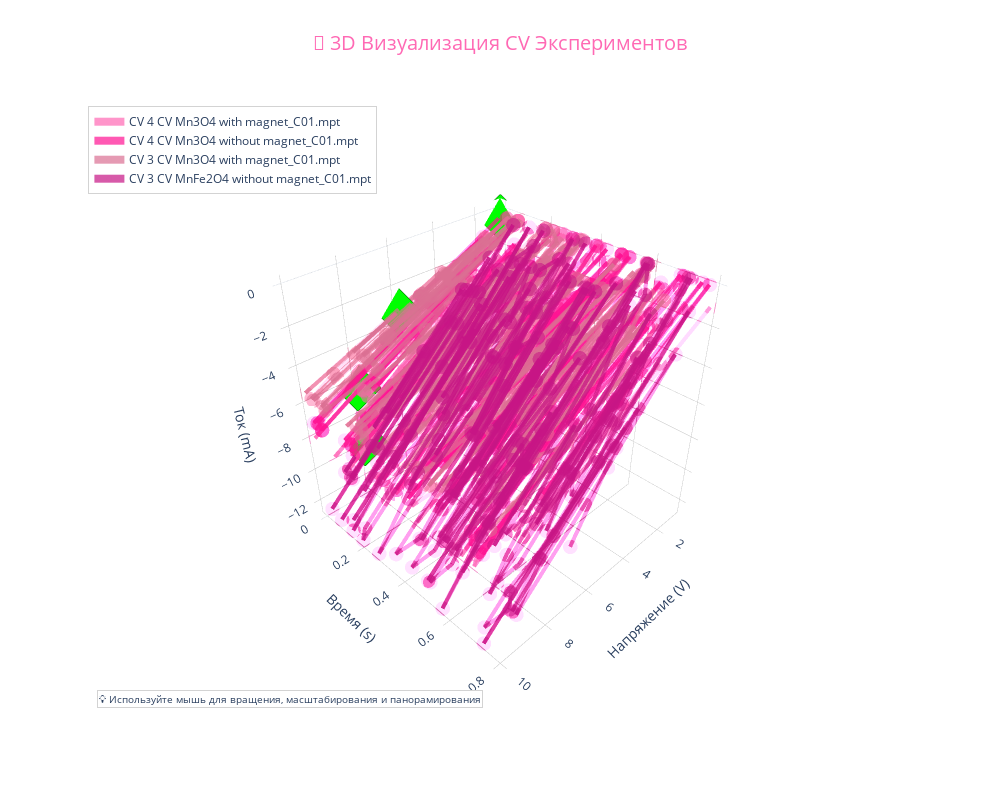

Here is the notebook cell this chart was saved with:
### Markdown cell above
Настройка layout

### Code cell
# 3. НАСТРОЙКА LAYOUT И ОТОБРАЖЕНИЕ
# Настраиваем layout 3D сцены
fig_3d.update_layout(
    title=dict(
        text='🌸 3D Визуализация CV Экспериментов',
        x=0.5,
        font=dict(size=20, color='#FF69B4')
    ),
    scene=dict(
        # Настройки осей - ИСПРАВЛЕННЫЙ СИНТАКСИС
        xaxis=dict(
            title=dict(text='Напряжение (V)', font=dict(size=14)),  # ✅ Правильно
            backgroundcolor='rgba(255,255,255,0.1)',
            gridcolor='lightgray',
            showbackground=True
        ),
        yaxis=dict(
            title=dict(text='Время (s)', font=dict(size=14)),      # ✅ Правильно
            backgroundcolor='rgba(255,255,255,0.1)',
            gridcolor='lightgray',
            showbackground=True
        ),
        zaxis=dict(
            title=dict(text='Ток (mA)', font=dict(size=14)),       # ✅ Правильно
            backgroundcolor='rgba(255,255,255,0.1)',
            gridcolor='lightgray',
            showbackground=True
        ),
        
        # Настройки камеры
        camera=dict(
            eye=dict(x=1.5, y=1.5, z=1.5),
            up=dict(x=0, y=0, z=1),
            center=dict(x=0, y=0, z=0)
        ),
        
        # Настройки освещения
        aspectmode='cube'
    ),
    
    # Настройки легенды
    legend=dict(
        yanchor="top",
        y=0.99,
        xanchor="left",
        x=0.01,
        bgcolor='rgba(255,255,255,0.8)',
        bordercolor='lightgray',
        borderwidth=1
    ),
    
    width=1000,
    height=800,
    template='plotly_white'
)

# Дополнительные аннотации
fig_3d.add_annotation(
    text="💡 Используйте мышь для вращения, масштабирования и панорамирования",
    xref="paper", yref="paper",
    x=0.02, y=0.02,
    showarrow=False,
    bgcolor="white",
    bordercolor="lightgray",
    borderwidth=1,
    font=dict(size=10)
)

print("🌸 Отображаем 3D визуализацию...")
fig_3d.show()

### Figure 1 — Plotly figure (JSON) as saved in the notebook; plotly's stock layout.template omitted (floating-point values rounded to 4 significant figures; data arrays with more than 128 entries replaced by an {"elided": "..."} marker saying what was removed)
{"data": [{"hovertemplate": "<b>Эксперимент:</b> 4 CV Mn3O4 with magnet_C01.mpt<br><b>Напряжение:</b> %{x:.3f} V<br><b>Время:</b> %{y:.1f} s<br><b>Ток:</b> %{z:.3f} mA<br><extra></extra>", "line": {"color": "#FF69B4", "width": 8}, "marker": {"color": "#FF69B4", "opacity": 0.8, "size": 5, "symbol": "circle"}, "mode": "lines+markers", "name": "CV 4 CV Mn3O4 with magnet_C01.mpt", "opacity": 0.7, "showlegend": true, "type": "scatter3d", "x": {"elided": "170 float values"}, "y": {"elided": "170 float values"}, "z": {"elided": "170 float values"}}, {"hovertemplate": "<b>🔰 СТАРТ</b><br>Напряжение: %{x:.3f} V<br>Время: %{y:.1f} s<br>Ток: %{z:.3f} mA<extra></extra>", "marker": {"color": "#00FF00", "line": {"color": "darkgreen", "width": 2}, "size": 12, "symbol": "diamond"}, "mode": "markers", "name": "Старт 4 CV Mn3O4 with magnet_C01.mpt", "showlegend": false, "type": "scatter3d", "x": [8], "y": [0], "z": [-6.31]}, {"hovertemplate": "<b>🏁 ФИНИШ</b><br>Напряжение: %{x:.3f} V<br>Время: %{y:.1f} s<br>Ток: %{z:.3f} mA<extra></extra>", "marker": {"color": "#FF0000", "line": {"color": "darkred", "width": 2}, "size": 12, "symbol": "x"}, "mode": "markers", "name": "Финиш 4 CV Mn3O4 with magnet_C01.mpt", "showlegend": false, "type": "scatter3d", "x": [null], "y": [null], "z": [null]}, {"hovertemplate": "<b>Эксперимент:</b> 4 CV Mn3O4 without magnet_C01.mpt<br><b>Напряжение:</b> %{x:.3f} V<br><b>Время:</b> %{y:.1f} s<br><b>Ток:</b> %{z:.3f} mA<br><extra></extra>", "line": {"color": "#FF1493", "width": 8}, "marker": {"color": "#FF1493", "opacity": 0.8, "size": 5, "symbol": "circle"}, "mode": "lines+markers", "name": "CV 4 CV Mn3O4 without magnet_C01.mpt", "opacity": 0.7, "showlegend": true, "type": "scatter3d", "x": {"elided": "177 float values"}, "y": {"elided": "177 float values"}, "z": {"elided": "177 float values"}}, {"hovertemplate": "<b>🔰 СТАРТ</b><br>Напряжение: %{x:.3f} V<br>Время: %{y:.1f} s<br>Ток: %{z:.3f} mA<extra></extra>", "marker": {"color": "#00FF00", "line": {"color": "darkgreen", "width": 2}, "size": 12, "symbol": "diamond"}, "mode": "markers", "name": "Старт 4 CV Mn3O4 without magnet_C01.mpt", "showlegend": false, "type": "scatter3d", "x": [1], "y": [0], "z": [-0.403]}, {"hovertemplate": "<b>🏁 ФИНИШ</b><br>Напряжение: %{x:.3f} V<br>Время: %{y:.1f} s<br>Ток: %{z:.3f} mA<extra></extra>", "marker": {"color": "#FF0000", "line": {"color": "darkred", "width": 2}, "size": 12, "symbol": "x"}, "mode": "markers", "name": "Финиш 4 CV Mn3O4 without magnet_C01.mpt", "showlegend": false, "type": "scatter3d", "x": [null], "y": [null], "z": [null]}, {"hovertemplate": "<b>Эксперимент:</b> 3 CV Mn3O4 with magnet_C01.mpt<br><b>Напряжение:</b> %{x:.3f} V<br><b>Время:</b> %{y:.1f} s<br><b>Ток:</b> %{z:.3f} mA<br><extra></extra>", "line": {"color": "#DB7093", "width": 8}, "marker": {"color": "#DB7093", "opacity": 0.8, "size": 5, "symbol": "circle"}, "mode": "lines+markers", "name": "CV 3 CV Mn3O4 with magnet_C01.mpt", "opacity": 0.7, "showlegend": true, "type": "scatter3d", "x": {"elided": "158 float values"}, "y": {"elided": "158 float values"}, "z": {"elided": "158 float values"}}, {"hovertemplate": "<b>🔰 СТАРТ</b><br>Напряжение: %{x:.3f} V<br>Время: %{y:.1f} s<br>Ток: %{z:.3f} mA<extra></extra>", "marker": {"color": "#00FF00", "line": {"color": "darkgreen", "width": 2}, "size": 12, "symbol": "diamond"}, "mode": "markers", "name": "Старт 3 CV Mn3O4 with magnet_C01.mpt", "showlegend": false, "type": "scatter3d", "x": [6], "y": [0], "z": [-3.19]}, {"hovertemplate": "<b>🏁 ФИНИШ</b><br>Напряжение: %{x:.3f} V<br>Время: %{y:.1f} s<br>Ток: %{z:.3f} mA<extra></extra>", "marker": {"color": "#FF0000", "line": {"color": "darkred", "width": 2}, "size": 12, "symbol": "x"}, "mode": "markers", "name": "Финиш 3 CV Mn3O4 with magnet_C01.mpt", "showlegend": false, "type": "scatter3d", "x": [null], "y": [null], "z": [null]}, {"hovertemplate": "<b>Эксперимент:</b> 3 CV MnFe2O4 without magnet_C01.mpt<br><b>Напряжение:</b> %{x:.3f} V<br><b>Время:</b> %{y:.1f} s<br><b>Ток:</b> %{z:.3f} mA<br><extra></extra>", "line": {"color": "#C71585", "width": 8}, "marker": {"color": "#C71585", "opacity": 0.8, "size": 5, "symbol": "circle"}, "mode": "lines+markers", "name": "CV 3 CV MnFe2O4 without magnet_C01.mpt", "opacity": 0.7, "showlegend": true, "type": "scatter3d", "x": {"elided": "172 float values"}, "y": {"elided": "172 float values"}, "z": {"elided": "172 float values"}}, {"hovertemplate": "<b>🔰 СТАРТ</b><br>Напряжение: %{x:.3f} V<br>Время: %{y:.1f} s<br>Ток: %{z:.3f} mA<extra></extra>", "marker": {"color": "#00FF00", "line": {"color": "darkgreen", "width": 2}, "size": 12, "symbol": "diamond"}, "mode": "markers", "name": "Старт 3 CV MnFe2O4 without magnet_C01.mpt", "showlegend": false, "type": "scatter3d", "x": [8], "y": [0], "z": [-9.65]}, {"hovertemplate": "<b>🏁 ФИНИШ</b><br>Напряжение: %{x:.3f} V<br>Время: %{y:.1f} s<br>Ток: %{z:.3f} mA<extra></extra>", "marker": {"color": "#FF0000", "line": {"color": "darkred", "width": 2}, "size": 12, "symbol": "x"}, "mode": "markers", "name": "Финиш 3 CV MnFe2O4 without magnet_C01.mpt", "showlegend": false, "type": "scatter3d", "x": [null], "y": [null], "z": [null]}], "layout": {"annotations": [{"bgcolor": "white", "bordercolor": "lightgray", "borderwidth": 1, "font": {"size": 10}, "showarrow": false, "text": "💡 Используйте мышь для вращения, масштабирования и панорамирования", "x": 0.02, "xref": "paper", "y": 0.02, "yref": "paper"}], "height": 800, "legend": {"bgcolor": "rgba(255,255,255,0.8)", "bordercolor": "lightgray", "borderwidth": 1, "x": 0.01, "xanchor": "left", "y": 0.99, "yanchor": "top"}, "scene": {"aspectmode": "cube", "camera": {"center": {"x": 0, "y": 0, "z": 0}, "eye": {"x": 1.5, "y": 1.5, "z": 1.5}, "up": {"x": 0, "y": 0, "z": 1}}, "xaxis": {"backgroundcolor": "rgba(255,255,255,0.1)", "gridcolor": "lightgray", "showbackground": true, "title": {"font": {"size": 14}, "text": "Напряжение (V)"}}, "yaxis": {"backgroundcolor": "rgba(255,255,255,0.1)", "gridcolor": "lightgray", "showbackground": true, "title": {"font": {"size": 14}, "text": "Время (s)"}}, "zaxis": {"backgroundcolor": "rgba(255,255,255,0.1)", "gridcolor": "lightgray", "showbackground": true, "title": {"font": {"size": 14}, "text": "Ток (mA)"}}}, "title": {"font": {"color": "#FF69B4", "size": 20}, "text": "🌸 3D Визуализация CV Экспериментов", "x": 0.5}, "width": 1000}}
